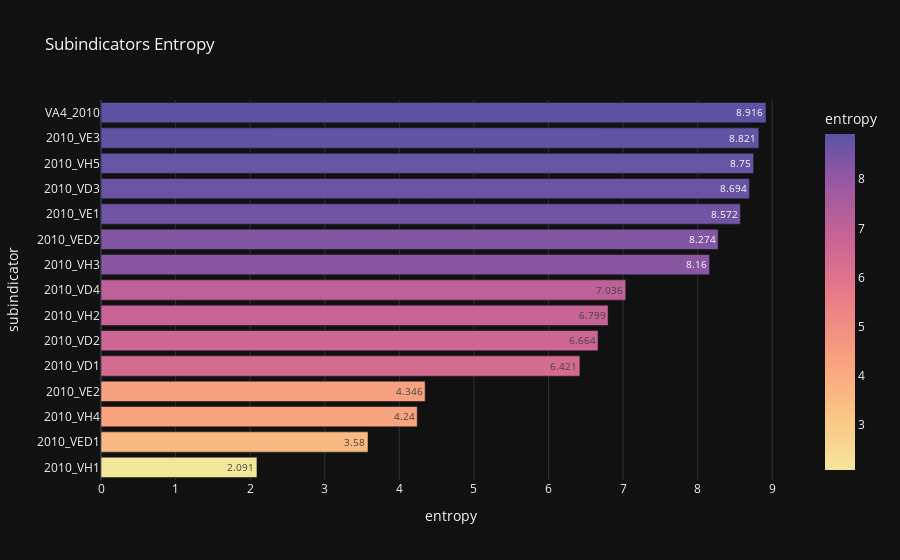

Notebook source saved alongside this figure:
### Markdown cell above
### Entropy evaluation of dataset variables

### Code cell
entropies = []
columns_list = df_processed.columns.tolist()

for col in columns_list:
  entropies.append(
    {
      "subindicator": col,
      "entropy": round(calculate_shannon_entropy(df_processed[col]), 3),
    }
  )

df_entropies = pd.DataFrame(entropies)
df_entropies.sort_values(by=["entropy"], ascending=False, inplace=True)

px.bar(
  df_entropies.sort_values(by=["entropy"], ascending=True),
  x="entropy",
  y="subindicator",
  color="entropy",
  color_continuous_scale="sunset",
  text_auto=True,
  title="Subindicators Entropy"
)

### Figure 1 — Plotly figure (JSON) as saved in the notebook; plotly's stock layout.template omitted (floating-point values rounded to 4 significant figures)
{"data": [{"hovertemplate": "entropy=%{marker.color}<br>subindicator=%{y}<extra></extra>", "legendgroup": "", "marker": {"color": [2.091, 3.58, 4.24, 4.346, 6.421, 6.664, 6.799, 7.036, 8.16, 8.274, 8.572, 8.694, 8.75, 8.821, 8.916], "coloraxis": "coloraxis", "pattern": {"shape": ""}}, "name": "", "orientation": "h", "showlegend": false, "textposition": "auto", "texttemplate": "%{x}", "type": "bar", "x": [2.091, 3.58, 4.24, 4.346, 6.421, 6.664, 6.799, 7.036, 8.16, 8.274, 8.572, 8.694, 8.75, 8.821, 8.916], "xaxis": "x", "y": ["2010_VH1", "2010_VED1", "2010_VH4", "2010_VE2", "2010_VD1", "2010_VD2", "2010_VH2", "2010_VD4", "2010_VH3", "2010_VED2", "2010_VE1", "2010_VD3", "2010_VH5", "2010_VE3", "VA4_2010"], "yaxis": "y"}], "layout": {"barmode": "relative", "coloraxis": {"colorbar": {"title": {"text": "entropy"}}, "colorscale": [[0, "rgb(243, 231, 155)"], [0.1667, "rgb(250, 196, 132)"], [0.3333, "rgb(248, 160, 126)"], [0.5, "rgb(235, 127, 134)"], [0.6667, "rgb(206, 102, 147)"], [0.8333, "rgb(160, 89, 160)"], [1, "rgb(92, 83, 165)"]]}, "legend": {"tracegroupgap": 0}, "title": {"text": "Subindicators Entropy"}, "xaxis": {"anchor": "y", "domain": [0, 1], "title": {"text": "entropy"}}, "yaxis": {"anchor": "x", "domain": [0, 1], "title": {"text": "subindicator"}}}}
